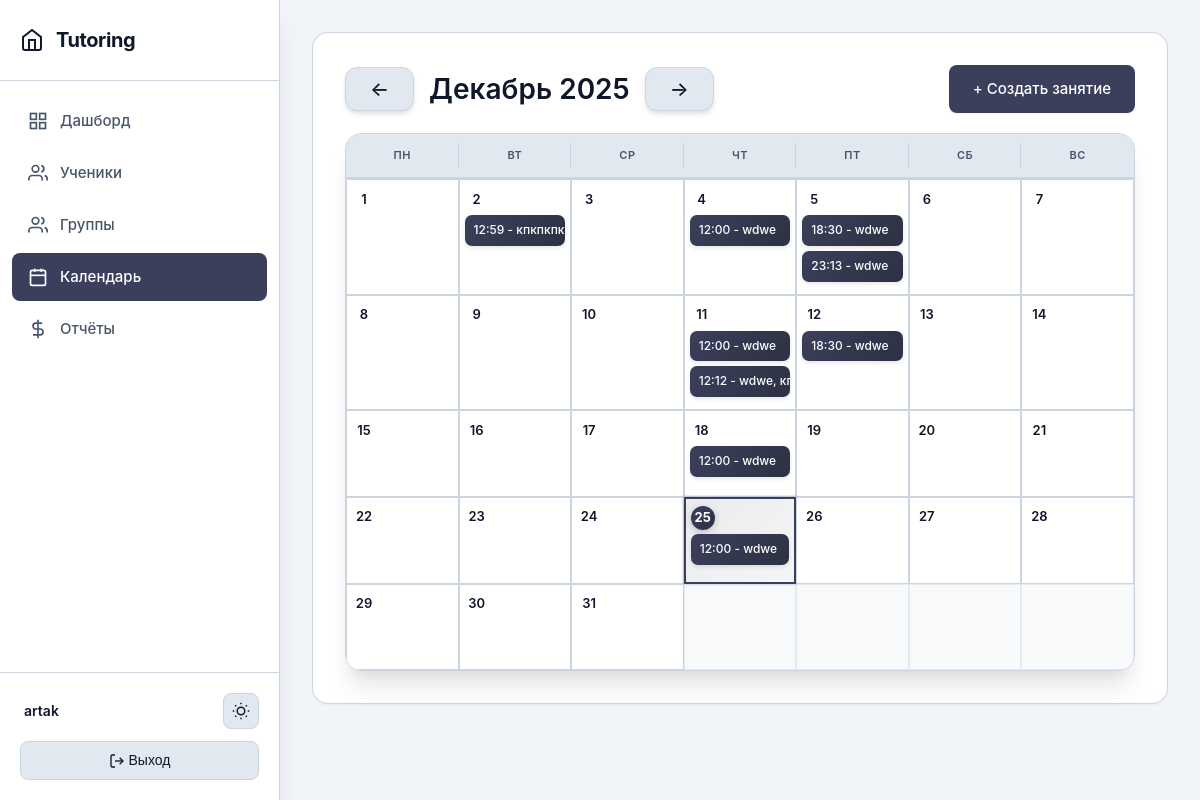
Page /calendar/ (signed in) on the committed database.
### main/models.py (models this page shows, shortened)
class Lesson(models.Model):
    tutor = models.ForeignKey(Tutor, on_delete=models.CASCADE, related_name='lessons', verbose_name='Репетитор')
    students = models.ManyToManyField(Student, related_name='lessons', verbose_name='Ученики')
    date = models.DateField(verbose_name='Дата')
    time = models.TimeField(verbose_name='Время')
    duration = models.IntegerField(default=60, validators=[MinValueValidator(1)], verbose_name='Длительность (минуты)')
    lesson_price = models.DecimalField(max_digits=10, decimal_places=2, default=Decimal('0.00'), validators=[MinValueValidator(Decimal('0.00'))], verbose_name='Стоимость занятия (за одного ученика)')
    subject = models.CharField(max_length=200, blank=True, verbose_name='Предмет/Тема')
    notes = models.TextField(blank=True, verbose_name='Заметки')
    created_at = models.DateTimeField(auto_now_add=True, verbose_name='Дата создания')
    updated_at = models.DateTimeField(auto_now=True, verbose_name='Дата обновления')
    class Meta:
        verbose_name = 'Занятие'
        verbose_name_plural = 'Занятия'
        ordering = ['-date', '-time']

class Student(models.Model):
    tutor = models.ForeignKey(Tutor, on_delete=models.CASCADE, related_name='students', verbose_name='Репетитор')
    groups = models.ManyToManyField(StudentGroup, related_name='students', blank=True, verbose_name='Группы')
    first_name = models.CharField(max_length=100, verbose_name='Имя')
    last_name = models.CharField(max_length=100, verbose_name='Фамилия')
    phone = models.CharField(max_length=20, blank=True, null=True, verbose_name='Телефон')
    telegram = models.CharField(max_length=20, blank=True, null=True, verbose_name='Телеграм')
    created_at = models.DateTimeField(auto_now_add=True, verbose_name='Дата создания')
    updated_at = models.DateTimeField(auto_now=True, verbose_name='Дата обновления')
    grade = models.CharField(max_length=10, blank=True, null=True, verbose_name='Класс')
    notes = models.TextField(blank=True, verbose_name='Заметки')
    is_active = models.BooleanField(default=True, verbose_name='Активен')
    prepaid_balance = models.DecimalField(
        max_digits=10,
        decimal_places=2,
        default=Decimal('0.00'),
        verbose_name='Баланс предоплаты'
    )
    class Meta:
        verbose_name = 'Ученик'
        verbose_name_plural = 'Ученики'
        ordering = ['last_name', 'first_name']

### main/views.py (the view, shortened to what this page needs)
# urls.py: path('calendar/', views.calendar_view, name='calendar'),
@login_required
def calendar_view(request):
    tutor = get_tutor(request)
    if not tutor:
        messages.error(request, 'Профиль репетитора не найден.')
        return redirect('dashboard')
    now = timezone.now()
    try:
        year = int(request.GET.get('year', now.year))
        month = int(request.GET.get('month', now.month))
    except (ValueError, TypeError):
        year = now.year
        month = now.month
    today = now.date()
    try:
        week_offset = int(request.GET.get('week_offset', 0))
    except (ValueError, TypeError):
        week_offset = 0
    if month == 1:
        prev_month = 12
        prev_year = year - 1
    else:
        prev_month = month - 1
        prev_year = year
    if month == 12:
        next_month = 1
        next_year = year + 1
    else:
        next_month = month + 1
        next_year = year
    first_day = datetime(year, month, 1).date()
    last_day_num = monthrange(year, month)[1]
    last_day = datetime(year, month, last_day_num).date()
    lessons = Lesson.objects.filter(tutor=tutor, date__gte=first_day, date__lte=last_day).order_by('date', 'time')
    lessons_by_date = {}
    for lesson in lessons:
        date_key = lesson.date.strftime('%Y-%m-%d')
        if date_key not in lessons_by_date:
            lessons_by_date[date_key] = []
        lessons_by_date[date_key].append(lesson)
    first_weekday = first_day.weekday()  # 0 = понедельник, 6 = воскресенье
    calendar_days = []
    for _ in range(first_weekday):
        calendar_days.append(None)
    weekday_names = ['Понедельник', 'Вторник', 'Среда', 'Четверг', 'Пятница', 'Суббота', 'Воскресенье']
    for day in range(1, last_day_num + 1):
        date = datetime(year, month, day).date()
        date_key = date.strftime('%Y-%m-%d')
        calendar_days.append({
            'date': date,
            'lessons': lessons_by_date.get(date_key, []),
            'weekday_name': weekday_names[date.weekday()]
        })
    weeks = []
    week = []
    for day in calendar_days:
        week.append(day)
        if len(week) == 7:
            weeks.append(week)
            week = []
    if week:
        while len(week) < 7:
            week.append(None)
        weeks.append(week)
    base_week_index = None
    for i, week in enumerate(weeks):
        for day in week:
            if day and day['date'] == today:
                base_week_index = i
                break
        if base_week_index is not None:
            break
    if base_week_index is None:
        base_week_index = 0
    current_week_index = base_week_index + week_offset
    target_year = year
    target_month = month
    target_week_offset = week_offset
    if current_week_index < 0:
        current_week_index = 0
    elif current_week_index >= len(weeks):
        current_week_index = len(weeks) - 1
    current_week = weeks[current_week_index] if weeks and current_week_index < len(weeks) else []
    week_start_date = None
    week_end_date = None
    for day in current_week:
        if day:
            if week_start_date is None:
                week_start_date = day['date']
            week_end_date = day['date']
    if current_week_index >= len(weeks) - 1:
        next_week_year = next_year
        next_week_month = next_month
        next_week_offset = 0
    else:
        next_week_year = year
        next_week_month = month
        next_week_offset = week_offset + 1
    if current_week_index <= 0 and week_offset <= 0:
        if prev_month == 12:
            prev_first_day = datetime(prev_year, prev_month, 1).date()
        else:
            prev_first_day = datetime(prev_year, prev_month, 1).date()
        prev_last_day_num = monthrange(prev_year, prev_month)[1]
        prev_first_weekday = prev_first_day.weekday()
        prev_total_days = prev_last_day_num + prev_first_weekday
        prev_weeks_count = (prev_total_days + 6) // 7  # Округляем вверх
        prev_week_year = prev_year
        prev_week_month = prev_month
        prev_week_offset = prev_weeks_count - 1  # Показываем последнюю неделю предыдущего месяца
    else:
        prev_week_year = year
        prev_week_month = month
        prev_week_offset = week_offset - 1
    month_names = ['', 'Январь', 'Февраль', 'Март', 'Апрель', 'Май', 'Июнь',
                   'Июль', 'Август', 'Сентябрь', 'Октябрь', 'Ноябрь', 'Декабрь']
    return render(request, 'main/calendar.html', {
        'weeks': weeks,
        'current_week': current_week,
        'current_week_index': current_week_index,
        'week_start_date': week_start_date,
        'week_end_date': week_end_date,
        'year': year,
        'month': month,
        'month_name': month_names[month],
        'prev_year': prev_year,
        'prev_month': prev_month,
        'next_year': next_year,
        'next_month': next_month,
        'prev_week_offset': week_offset - 1,
        'next_week_offset': week_offset + 1,
        'today': today,
    })

### main/templates/main/calendar.html (shortened to what this page needs)
{% extends 'main/base.html' %}
{% block content %}
<div class="calendar-header">
    <div class="calendar-nav">
        <a href="?year={{ prev_year }}&month={{ prev_month }}" class="btn btn-secondary calendar-nav-btn">←</a>
        <h2 class="calendar-title">{{ month_name }} {{ year }}</h2>
        <a href="?year={{ next_year }}&month={{ next_month }}" class="btn btn-secondary calendar-nav-btn">→</a>
    </div>
    <a href="{% url 'lesson_create' %}" class="btn">+ Создать занятие</a>
</div>
<table class="calendar-table">
    <thead>
        <tr>
            <th onclick="window.location.href='{% url 'recurring_lesson_create' %}?weekday=0'" title="Создать повторяющиеся занятия каждый понедельник">Пн</th>
            <th onclick="window.location.href='{% url 'recurring_lesson_create' %}?weekday=1'" title="Создать повторяющиеся занятия каждый вторник">Вт</th>
            <th onclick="window.location.href='{% url 'recurring_lesson_create' %}?weekday=2'" title="Создать повторяющиеся занятия каждую среду">Ср</th>
            <th onclick="window.location.href='{% url 'recurring_lesson_create' %}?weekday=3'" title="Создать повторяющиеся занятия каждый четверг">Чт</th>
            <th onclick="window.location.href='{% url 'recurring_lesson_create' %}?weekday=4'" title="Создать повторяющиеся занятия каждую пятницу">Пт</th>
            <th onclick="window.location.href='{% url 'recurring_lesson_create' %}?weekday=5'" title="Создать повторяющиеся занятия каждую субботу">Сб</th>
            <th onclick="window.location.href='{% url 'recurring_lesson_create' %}?weekday=6'" title="Создать повторяющиеся занятия каждое воскресенье">Вс</th>
        </tr>
    </thead>
    <tbody>
        {% for week in weeks %}
        <tr>
            {% for day in week %}
            {% if day %}
                {% if day.date|date:"Y-m-d" == today|date:"Y-m-d" %}
                <td class="today" onclick="window.location.href='{% url 'lesson_create' %}?date={{ day.date|date:'Y-m-d' }}'">
                {% else %}
                <td onclick="window.location.href='{% url 'lesson_create' %}?date={{ day.date|date:'Y-m-d' }}'">
                {% endif %}
                    <div class="day-number {% if day.date|date:"Y-m-d" == today|date:"Y-m-d" %}today{% endif %}">
                        {{ day.date.day }}
                    </div>
                    {% if day.lessons %}
                        {% for lesson in day.lessons|slice:":3" %}
                        <div class="lesson-item" onclick="event.stopPropagation(); window.location.href='{% url 'lesson_detail' lesson.pk %}'">
                            <a href="{% url 'lesson_detail' lesson.pk %}" onclick="event.stopPropagation();">
                                {{ lesson.time|time:"H:i" }} -
                                {% for student in lesson.students.all|slice:":2" %}
                                    {{ student.last_name }}{% if not forloop.last %}, {% endif %}
                                {% endfor %}
                            </a>
                        </div>
                        {% endfor %}
                    {% endif %}
                </td>
            {% else %}
                <td class="empty"></td>
            {% endif %}
            {% endfor %}
        </tr>
        {% endfor %}
    </tbody>
</table>
{% endblock %}

### main/templates/main/base.html (shortened to what this page needs)
{% load static %}
<!DOCTYPE html>
<html lang="ru">
<head>
    <link rel="stylesheet" href="{% static 'css/main.css' %}">
</head>
<body>
    <div class="app-layout">
        <aside class="sidebar" id="sidebar">
            <div class="sidebar-header">
                <h1>
                    <a href="{% url 'dashboard' %}">
                        <svg width="24" height="24" viewBox="0 0 24 24" fill="none" stroke="currentColor" stroke-width="2">
                            <path d="M3 9l9-7 9 7v11a2 2 0 0 1-2 2H5a2 2 0 0 1-2-2z"/>
                            <polyline points="9 22 9 12 15 12 15 22"/>
                        </svg>
                        Tutoring
                    </a>
                </h1>
            </div>
            <div class="sidebar-main">
                {% if user.is_authenticated %}
                    <nav class="sidebar-nav">
                        <a href="{% url 'dashboard' %}" {% if request.resolver_match.url_name == 'dashboard' %}class="active"{% endif %}>
                            <svg viewBox="0 0 24 24" fill="none" stroke="currentColor" stroke-width="2">
                                <rect x="3" y="3" width="7" height="7"/>
                                <rect x="14" y="3" width="7" height="7"/>
                                <rect x="14" y="14" width="7" height="7"/>
                                <rect x="3" y="14" width="7" height="7"/>
                            </svg>
                            <span>Дашборд</span>
                        </a>
                        <a href="{% url 'student_list' %}" {% if 'student' in request.resolver_match.url_name %}class="active"{% endif %}>
                            <svg viewBox="0 0 24 24" fill="none" stroke="currentColor" stroke-width="2">
                                <path d="M17 21v-2a4 4 0 0 0-4-4H5a4 4 0 0 0-4 4v2"/>
                                <circle cx="9" cy="7" r="4"/>
                                <path d="M23 21v-2a4 4 0 0 0-3-3.87M16 3.13a4 4 0 0 1 0 7.75"/>
                            </svg>
                            <span>Ученики</span>
                        </a>
                        <a href="{% url 'group_list' %}" {% if 'group' in request.resolver_match.url_name %}class="active"{% endif %}>
                            <svg viewBox="0 0 24 24" fill="none" stroke="currentColor" stroke-width="2">
                                <path d="M17 21v-2a4 4 0 0 0-4-4H5a4 4 0 0 0-4 4v2"/>
                                <circle cx="9" cy="7" r="4"/>
                                <path d="M23 21v-2a4 4 0 0 0-3-3.87"/>
                                <path d="M16 3.13a4 4 0 0 1 0 7.75"/>
                            </svg>
                            <span>Группы</span>
                        </a>
                        <a href="{% url 'calendar' %}" {% if request.resolver_match.url_name == 'calendar' %}class="active"{% endif %}>
                            <svg viewBox="0 0 24 24" fill="none" stroke="currentColor" stroke-width="2">
                                <rect x="3" y="4" width="18" height="18" rx="2" ry="2"/>
                                <line x1="16" y1="2" x2="16" y2="6"/>
                                <line x1="8" y1="2" x2="8" y2="6"/>
                                <line x1="3" y1="10" x2="21" y2="10"/>
                            </svg>
                            <span>Календарь</span>
                        </a>
                        <a href="{% url 'profit_report' %}" {% if request.resolver_match.url_name == 'profit_report' %}class="active"{% endif %}>
                            <svg viewBox="0 0 24 24" fill="none" stroke="currentColor" stroke-width="2">
                                <line x1="12" y1="1" x2="12" y2="23"/>
                                <path d="M17 5H9.5a3.5 3.5 0 0 0 0 7h5a3.5 3.5 0 0 1 0 7H6"/>
                            </svg>
                            <span>Отчёты</span>
                        </a>
                    </nav>
                {% endif %}
            </div>
            {% if user.is_authenticated %}
            <div class="sidebar-footer">
                <div class="sidebar-user">
                    <span class="sidebar-user-name" style="margin-left: 4px;">
                        <a href="{% url 'dashboard' %}">{{ user.get_full_name|default:user.username }}</a>
                    </span>
                    <button class="theme-toggle" id="theme-toggle" aria-label="Переключить тему">
                    </button>
                </div>
                <div class="sidebar-logout">
                    <form method="post" action="{% url 'logout' %}">
                        <button type="submit">
                            <svg width="16" height="16" viewBox="0 0 24 24" fill="none" stroke="currentColor" stroke-width="2" style="display: inline-block; vertical-align: middle;">
                                <path d="M9 21H5a2 2 0 0 1-2-2V5a2 2 0 0 1 2-2h4"/>
                                <polyline points="16 17 21 12 16 7"/>
                                <line x1="21" y1="12" x2="9" y2="12"/>
                            </svg>
                            Выход
                        </button>
                    </form>
                </div>
            </div>
            {% endif %}
        </aside>
        <main class="main-shell">
            <div class="main-inner">
                <div class="content">
                    {% block content %}{% endblock %}
                </div>
            </div>
        </main>
    </div>
</body>
</html>

### rows in the picture
Lesson: time "12:59"
Student: last_name "кпкп…"
Lesson: time "12:00"
Student: last_name "wdwe", last_name "wdw…"
Lesson: time "18:30"
Lesson: time "23:13"
Lesson: time "12:00"
Lesson: time "12:12"
Lesson: time "18:30"
Lesson: time "12:00"
Lesson: time "12:00"

### other values in the picture
{{ user.get_full_name|default:user.username }} "artak"
{{ month_name }} "Декабрь"
{{ year }} "2025"
{{ day.date.day }} "1" "2" "3" "4" "5" "6" "7" "8" "9" "10" "11" "12" "13" "14" "15" "16" "17" "18" "19" "20" "21" "22" "23" "24" "25" "26" "27" "28" "29" "30" "31"
